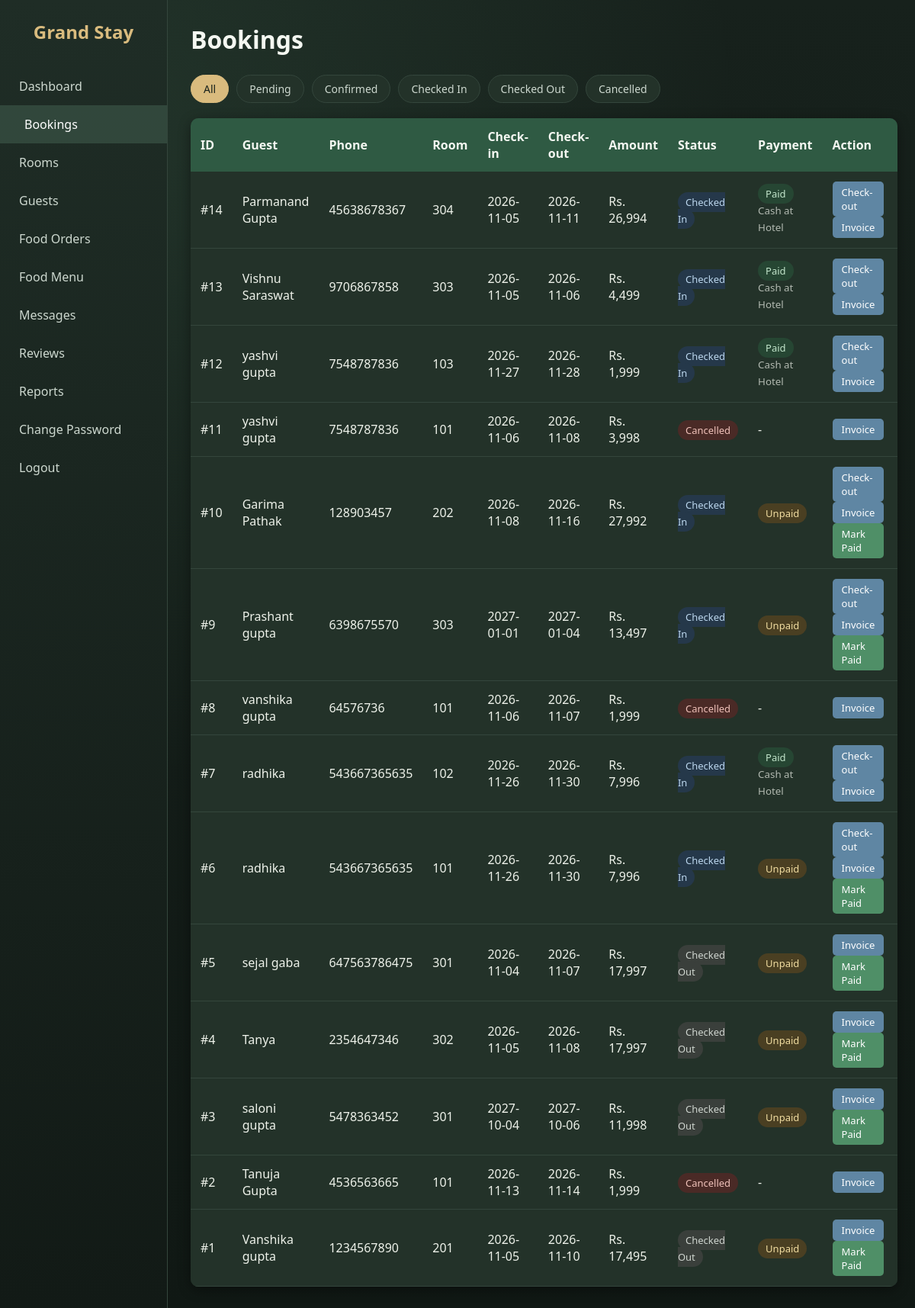
The page /bookings.php (signed in) on the database its author committed.
### tables this page shows
CREATE TABLE `bookings` (
  `id` int(11) NOT NULL,
  `guest_id` int(11) NOT NULL,
  `room_id` int(11) NOT NULL,
  `check_in` date NOT NULL,
  `check_out` date NOT NULL,
  `total_amount` decimal(10,2) DEFAULT NULL,
  `status` enum('pending','confirmed','checked_in','checked_out','cancelled') DEFAULT 'pending',
  `created_at` timestamp NOT NULL DEFAULT current_timestamp(),
  `customer_id` int(11) DEFAULT NULL,
  `payment_status` enum('unpaid','paid') NOT NULL DEFAULT 'unpaid',
  `payment_method` varchar(30) DEFAULT NULL,
  `transaction_id` varchar(40) DEFAULT NULL,
  `paid_at` datetime DEFAULT NULL
);

CREATE TABLE `guests` (
  `id` int(11) NOT NULL,
  `full_name` varchar(100) NOT NULL,
  `email` varchar(100) DEFAULT NULL,
  `phone` varchar(20) NOT NULL,
  `id_proof` varchar(100) DEFAULT NULL,
  `created_at` timestamp NOT NULL DEFAULT current_timestamp()
);

CREATE TABLE `rooms` (
  `id` int(11) NOT NULL,
  `room_number` varchar(10) NOT NULL,
  `room_type_id` int(11) NOT NULL,
  `status` enum('available','occupied','cleaning','maintenance') DEFAULT 'available'
);

### bookings.php (the view, shortened to what this page needs)
<?php
include "../includes/db.php";
$filter = isset($_GET["status"]) ? $_GET["status"] : "";
$allowed = ["pending","confirmed","checked_in","checked_out","cancelled"];
$sql = "
  SELECT b.id, g.full_name, g.phone, r.room_number, b.check_in, b.check_out,
         b.total_amount, b.status, b.payment_status, b.payment_method
  FROM bookings b
  JOIN guests g ON b.guest_id = g.id
  JOIN rooms r ON b.room_id = r.id
";
if (in_array($filter, $allowed)) {
    $stmt = $conn->prepare($sql . " WHERE b.status = ? ORDER BY b.id DESC");
    $stmt->bind_param("s", $filter);
    $stmt->execute();
    $bookings = $stmt->get_result();
} else {
    $bookings = $conn->query($sql . " ORDER BY b.id DESC");
}
?>
<!DOCTYPE html>
<html lang="en">
<head>
  <link rel="stylesheet" href="../css/admin.css">
</head>
<body>
<?php include "sidebar.php"; ?>
<div class="main">
  <h1>Bookings</h1>
  <div class="filters">
    <a href="bookings.php" class="<?php echo $filter == '' ? 'on' : ''; ?>">All</a>
    <?php foreach ($allowed as $s) { ?>
      <a href="bookings.php?status=<?php echo $s; ?>" class="<?php echo $filter == $s ? 'on' : ''; ?>">
        <?php echo ucwords(str_replace("_", " ", $s)); ?>
      </a>
    <?php } ?>
  </div>
  <table>
    <tr>
      <th>ID</th>
      <th>Guest</th>
      <th>Phone</th>
      <th>Room</th>
      <th>Check-in</th>
      <th>Check-out</th>
      <th>Amount</th>
      <th>Status</th>
      <th>Payment</th>
      <th>Action</th>
    </tr>
    <?php while ($b = $bookings->fetch_assoc()) { ?>
    <tr>
      <td>#<?php echo $b["id"]; ?></td>
      <td><?php echo htmlspecialchars($b["full_name"]); ?></td>
      <td><?php echo htmlspecialchars($b["phone"]); ?></td>
      <td><?php echo $b["room_number"]; ?></td>
      <td><?php echo $b["check_in"]; ?></td>
      <td><?php echo $b["check_out"]; ?></td>
      <td>Rs. <?php echo number_format($b["total_amount"]); ?></td>
      <td>
        <span class="badge <?php echo $b["status"]; ?>"><?php echo str_replace("_", " ", $b["status"]); ?></span>
      </td>
      <td>
        <?php if ($b["status"] == "cancelled") { ?>
          -
        <?php } elseif ($b["payment_status"] == "paid") { ?>
          <span class="badge confirmed">Paid</span>
          <br><small style="opacity:0.7;"><?php echo htmlspecialchars($b["payment_method"]); ?></small>
        <?php } else { ?>
          <span class="badge pending">Unpaid</span>
        <?php } ?>
      </td>
      <td class="actions">
        <?php if ($b["status"] == "confirmed" || $b["status"] == "pending") { ?>
          <a class="act green" href="booking_action.php?id=<?php echo $b['id']; ?>&do=checkin">Check-in</a>
          <a class="act red" href="booking_action.php?id=<?php echo $b['id']; ?>&do=cancel" onclick="return confirm('Cancel this booking?')">Cancel</a>
        <?php } elseif ($b["status"] == "checked_in") { ?>
          <a class="act blue" href="booking_action.php?id=<?php echo $b['id']; ?>&do=checkout">Check-out</a>
        <?php } ?>
        <a class="act blue" href="invoice.php?id=<?php echo $b['id']; ?>">Invoice</a>
        <?php if ($b["payment_status"] != "paid" && $b["status"] != "cancelled") { ?>
          <a class="act green" href="booking_action.php?id=<?php echo $b['id']; ?>&do=markpaid" onclick="return confirm('Mark this booking as paid?')">Mark Paid</a>
        <?php } ?>
      </td>
    </tr>
    <?php } ?>
  </table>
</div>
</body>
</html>

### admin.css (style rules this page uses)
* { margin: 0; padding: 0; box-sizing: border-box; }
body { font-family: 'Segoe UI', Arial, sans-serif; background: #f2f4f7; color: #333; }
.main { margin-left: 220px; padding: 30px; }
.main h1 { margin-bottom: 25px; color: #1c2b3a; }
table { width: 100%; background: #fff; border-collapse: collapse; border-radius: 10px; overflow: hidden; box-shadow: 0 3px 10px rgba(0,0,0,0.08); }
th { background: #1c2b3a; color: #fff; text-align: left; padding: 13px; }
td { padding: 13px; border-bottom: 1px solid #eee; }
.badge { padding: 4px 10px; border-radius: 20px; font-size: 13px; text-transform: capitalize; }
.badge.confirmed { background: #d4edda; color: #155724; }
.badge.pending { background: #fff3cd; color: #856404; }
.badge.checked_in { background: #cce5ff; color: #004085; }
.badge.checked_out { background: #e2e3e5; color: #383d41; }
.badge.cancelled { background: #f8d7da; color: #721c24; }
.filters { margin-bottom: 20px; display: flex; gap: 10px; flex-wrap: wrap; }
.filters a { padding: 8px 16px; background: #fff; border-radius: 20px; text-decoration: none; color: #1c2b3a; font-size: 14px; box-shadow: 0 2px 6px rgba(0,0,0,0.08); }
.filters a.on { background: #d4a94f; color: #fff; }
.actions .act { padding: 5px 12px; border-radius: 5px; font-size: 13px; text-decoration: none; color: #fff; margin-right: 5px; display: inline-block; }
.act.green { background: #28a745; }
.act.blue { background: #007bff; }
:root { --bg: #f6f4ec; --bg2: #ebeee2; --card: #fdfcf7; --main: #4f6b5a; --main-dark: #3d5546; --accent: #c9a86a; --accent-dark: #b08f4f; --soft: #dfe8da; --text: #3f4a42; --muted: #7a857d; }
body { color: var(--text) !important; background: radial-gradient(circle at 10% 15%, rgba(223,232,218,0.8), transparent 45%), linear-gradient(180deg, var(--bg), var(--bg2)) !important; background-attachment: fixed !important; }
.main h1, .main h2 { color: var(--main-dark) !important; }
table { background: var(--card) !important; box-shadow: 0 4px 14px rgba(79,107,90,0.14) !important; }
th { background: var(--main) !important; color: #f6f4ec !important; }
td { border-bottom: 1px solid #e8ebe0 !important; color: var(--text); }
.filters a { background: var(--card) !important; color: var(--main-dark) !important; }
.filters a.on { background: var(--accent) !important; color: #fff !important; }
.act.green { background: #7f9d84 !important; }
.act.blue { background: #7f9bb0 !important; }
.badge.confirmed { background: #c9dfb9 !important; color: #3f5f3a !important; }
.badge.pending { background: #f8ecd0 !important; color: #8a6d2f !important; }
.badge.checked_in { background: #dde8ef !important; color: #3f5f78 !important; }
.badge.checked_out { background: #ebe8df !important; color: #6b665a !important; }
.badge.cancelled { background: #f6dcd6 !important; color: #8a4a3f !important; }
body { color: #eef2ea !important; background: radial-gradient(circle at 10% 10%, rgba(80,130,100,0.20), transparent 45%), linear-gradient(180deg, #17211c, #101814) !important; background-attachment: fixed !important; }
.main h1, .main h2 { color: #f4f7f1 !important; }
body table { background: #233229 !important; box-shadow: 0 4px 16px rgba(0,0,0,0.4) !important; }
body table th { background: #2f5a43 !important; color: #f4f7f1 !important; }
body table td { background: #233229 !important; color: #eef2ea !important; border-bottom: 1px solid #34463c !important; }
.filters a { background: #233229 !important; color: #cdd8cf !important; border: 1px solid #34463c; box-shadow: none !important; }
.filters a.on { background: #d9bb7e !important; color: #17211c !important; border-color: #d9bb7e; }
.act.green { background: #4f8f67 !important; color: #fff !important; }
.act.blue { background: #5f86a3 !important; color: #fff !important; }
.badge.confirmed { background: #264633 !important; color: #c3e6cc !important; }
.badge.pending { background: #4a3f22 !important; color: #f0dca0 !important; }
.badge.checked_in { background: #25384a !important; color: #bcd7ee !important; }
.badge.checked_out { background: #3a3f3b !important; color: #cfd5cf !important; }
.badge.cancelled { background: #4a2a26 !important; color: #f0c2ba !important; }
td .act { display: inline-block; text-decoration: none; color: #fff; padding: 7px 14px; border-radius: 6px; font-size: 13px; border: none; cursor: pointer; }

### rows shown on the page
bookings: id "14", guest.full_name "Parmanand Gupta", guest.phone "45638678367", room.room_number "304", check_in "2026-11-05", check_out "2026-11-11", total_amount "26,994", status "Checked In", payment_method "Cash at Hotel"
bookings: id "13", guest.full_name "Vishnu Saraswat", guest.phone "9706867858", room.room_number "303", check_in "2026-11-05", check_out "2026-11-06", total_amount "4,499", status "Checked In", payment_method "Cash at Hotel"
bookings: id "12", guest.full_name "yashvi gupta", guest.phone "7548787836", room.room_number "103", check_in "2026-11-27", check_out "2026-11-28", total_amount "1,999", status "Checked In", payment_method "Cash at Hotel"
bookings: id "11", guest.full_name "yashvi gupta", guest.phone "7548787836", room.room_number "101", check_in "2026-11-06", check_out "2026-11-08", total_amount "3,998", status "Cancelled"
bookings: id "10", guest.full_name "Garima Pathak", guest.phone "128903457", room.room_number "202", check_in "2026-11-08", check_out "2026-11-16", total_amount "27,992", status "Checked In", payment_status "Unpaid"
bookings: id "9", guest.full_name "Prashant gupta", guest.phone "6398675570", room.room_number "303", check_in "2027-01-01", check_out "2027-01-04", total_amount "13,497", status "Checked In", payment_status "Unpaid"
bookings: id "8", guest.full_name "vanshika gupta", guest.phone "64576736", room.room_number "101", check_in "2026-11-06", check_out "2026-11-07", total_amount "1,999", status "Cancelled"
bookings: id "7", guest.full_name "radhika", guest.phone "543667365635", room.room_number "102", check_in "2026-11-26", check_out "2026-11-30", total_amount "7,996", status "Checked In", payment_method "Cash at Hotel"
bookings: id "6", guest.full_name "radhika", guest.phone "543667365635", room.room_number "101", check_in "2026-11-26", check_out "2026-11-30", total_amount "7,996", status "Checked In", payment_status "Unpaid"
bookings: id "5", guest.full_name "sejal gaba", guest.phone "647563786475", room.room_number "301", check_in "2026-11-04", check_out "2026-11-07", total_amount "17,997", status "Checked Out", payment_status "Unpaid"
bookings: id "4", guest.full_name "Tanya", guest.phone "2354647346", room.room_number "302", check_in "2026-11-05", check_out "2026-11-08", total_amount "17,997", status "Checked Out", payment_status "Unpaid"
bookings: id "3", guest.full_name "saloni gupta", guest.phone "5478363452", room.room_number "301", check_in "2027-10-04", check_out "2027-10-06", total_amount "11,998", status "Checked Out", payment_status "Unpaid"
bookings: id "2", guest.full_name "Tanuja Gupta", guest.phone "4536563665", room.room_number "101", check_in "2026-11-13", check_out "2026-11-14", total_amount "1,999", status "Cancelled"
bookings: id "1", guest.full_name "Vanshika gupta", guest.phone "1234567890", room.room_number "201", check_in "2026-11-05", check_out "2026-11-10", total_amount "17,495", status "Checked Out", payment_status "Unpaid"

### other values the page prints
$m[1] "Dashboard"
$m[1] "Bookings"
$m[1] "Rooms"
$m[1] "Guests"
$m[1] "Food Orders"
$m[1] "Food Menu"
$m[1] "Messages"
$m[1] "Reviews"
$m[1] "Reports"
$m[1] "Change Password"
str_replace("_", " ", $s) "Pending"
str_replace("_", " ", $s) "Confirmed"
str_replace("_", " ", $s) "Checked In"
str_replace("_", " ", $s) "Checked Out"
str_replace("_", " ", $s) "Cancelled"
